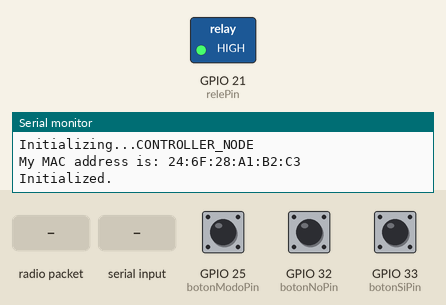
Recording of a sketch running on a simulated ESP32. Shown: switched loads named in the sketch (green lamp = pin HIGH), the last lines printed to the serial monitor. The inputs (shaded band) are chosen by the test bench; at power-on: GPIO 25 (botonModoPin) HIGH, GPIO 33 (botonSiPin) HIGH, GPIO 32 (botonNoPin) HIGH.

Above: at 1.2 s.
1.3 s: GPIO 25 (botonModoPin) pulled LOW for 1 s
3.8 s: radio packet "q" arrives
5.3 s: "q" received over Serial
7.0 s: GPIO 25 (botonModoPin) pulled LOW for 0.15 s
10.2 s: GPIO 33 (botonSiPin) pulled LOW for 1 s
At 11.7 s:
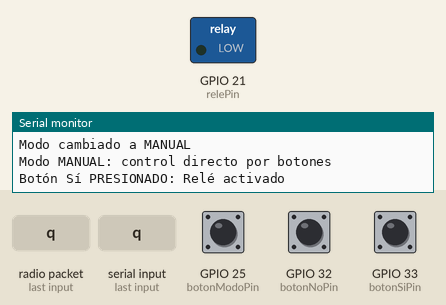
12.7 s: GPIO 32 (botonNoPin) pulled LOW for 1 s
At 13.7 s:
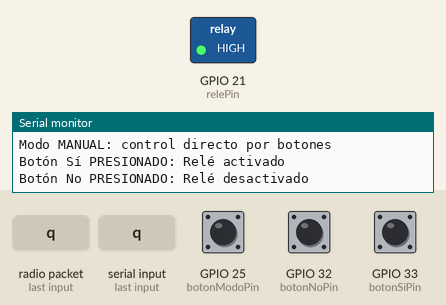
Timing chart, 0 to 15.7 s (numbered marks = the images above; inputs shaded):
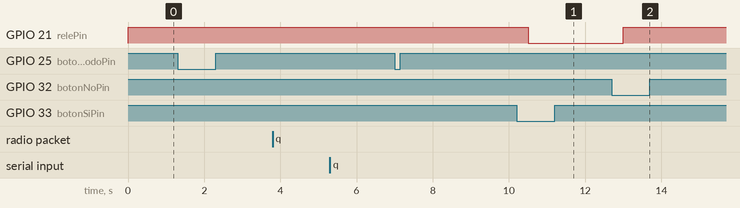

Measured:
- after the input at 10.2 s, GPIO 21 (relePin): HIGH → LOW after 0.31 s
- after the input at 12.7 s, GPIO 21 (relePin): LOW → HIGH after 0.31 s

The sketch:

espnow-master-full-esp32.ino
```cpp
#include <WiFi.h>
#include <esp_now.h>
#include <ArduinoJson.h>

#define MY_NAME         "CONTROLLER_NODE"
#define WIFI_CHANNEL    1

uint8_t receiverAddress[] = {0x08, 0xF9, 0xE0, 0x75, 0x90, 0x10};  // Reemplaza con la MAC del esclavo

// Estructuras de datos para el envío y recepción de datos
struct __attribute__((packed)) dataPacket {
  int state;
};

struct __attribute__((packed)) sensorDataPacket {
  float humedad;
  float temperatura;
  bool lluvia;
};

// Definimos los pines de los botones y del relé
#define botonModoPin 25  // GPIO 25
#define botonSiPin 33    // GPIO 33
#define botonNoPin 32    // GPIO 32
#define relePin 21       // GPIO 21

// Definimos los modos
enum Modo { AUTOMATICO, SEMIAUTOMATICO, MANUAL };
Modo modoActual = AUTOMATICO; // El modo por defecto será Automático

// Variables para almacenar el estado de los botones y el relé
int ultimoEstadoBotonModo = HIGH;
int ultimoEstadoBotonSi = HIGH;
int ultimoEstadoBotonNo = HIGH;
bool releEncendido = false;  // Estado del relé
bool sensorLluvia = false;   // Variable que almacena el estado de lluvia recibido

// Variables para controlar el temporizador de impresión
unsigned long ultimoTiempoImpresion = 0;
const unsigned long intervaloImpresion = 10000;  // 10 segundos

// Variable para el estado del LED en el esclavo
bool toggleState = false;  // Variable de estado para el toggle

void transmissionComplete(const uint8_t *receiver_mac, esp_now_send_status_t status) {
  if (status == ESP_NOW_SEND_SUCCESS) {
    Serial.println("Data sent successfully");
  } else {
    Serial.print("Error code: ");
    Serial.println(status);
  }
}

// Función para manejar la recepción de datos de los sensores
void dataReceived(const esp_now_recv_info_t *recvInfo, const uint8_t *data, int dataLength) {
  sensorDataPacket packet;
  memcpy(&packet, data, sizeof(packet));

  Serial.println();
  Serial.print("Received sensor data from: ");
  Serial.printf("%02X:%02X:%02X:%02X:%02X:%02X\n",
                recvInfo->src_addr[0], recvInfo->src_addr[1], recvInfo->src_addr[2],
                recvInfo->src_addr[3], recvInfo->src_addr[4], recvInfo->src_addr[5]);
  Serial.print("Humedad: ");
  Serial.print(packet.humedad);
  Serial.print("%  Temperatura: ");
  Serial.print(packet.temperatura);
  Serial.print(" °C  Lluvia: ");
  Serial.println(packet.lluvia ? "Si" : "No");

  // Actualizamos el valor de lluvia
  sensorLluvia = packet.lluvia;

  // En el modo Automático, controlamos el relé automáticamente
  if (modoActual == AUTOMATICO) {
    if (sensorLluvia) {
      releEncendido = true;
      Serial.println("Lluvia detectada, activando relé.");
    } else {
      releEncendido = false;
      Serial.println("No hay lluvia, desactivando relé.");
    }
    digitalWrite(relePin, releEncendido ? LOW : HIGH);  // Invertir lógica
  }
}

void setup() {
  Serial.begin(115200);
  Serial.println();
  Serial.print("Initializing...");
  Serial.println(MY_NAME);
  Serial.print("My MAC address is: ");
  Serial.println(WiFi.macAddress());

  WiFi.mode(WIFI_STA);
  WiFi.disconnect();

  if (esp_now_init() != ESP_OK) {
    Serial.println("ESP-NOW initialization failed");
    return;
  }

  esp_now_register_send_cb(transmissionComplete);
  esp_now_register_recv_cb(dataReceived);

  esp_now_peer_info_t peerInfo = {};
  memcpy(peerInfo.peer_addr, receiverAddress, 6);
  peerInfo.channel = WIFI_CHANNEL;
  peerInfo.encrypt = false;

  if (esp_now_add_peer(&peerInfo) != ESP_OK) {
    Serial.println("Failed to add peer");
    return;
  }

  Serial.println("Initialized.");

  // Configuración de los pines de los botones y del relé
  pinMode(botonModoPin, INPUT_PULLUP);
  pinMode(botonSiPin, INPUT_PULLUP);
  pinMode(botonNoPin, INPUT_PULLUP);
  pinMode(relePin, OUTPUT);
  digitalWrite(relePin, HIGH);  // Relé inicialmente apagado (invertir lógica)
}

void loop() {
  // Leemos el estado actual de los botones
  int estadoBotonModo = digitalRead(botonModoPin);
  int estadoBotonSi = digitalRead(botonSiPin);
  int estadoBotonNo = digitalRead(botonNoPin);

  // --- Cambio de modo al presionar el botón Modo ---
  if (estadoBotonModo == LOW && ultimoEstadoBotonModo == HIGH) {
    if (modoActual == AUTOMATICO) {
      modoActual = SEMIAUTOMATICO;
      Serial.println("Modo cambiado a SEMIAUTOMATICO");
    } else if (modoActual == SEMIAUTOMATICO) {
      modoActual = MANUAL;
      Serial.println("Modo cambiado a MANUAL");
    } else if (modoActual == MANUAL) {
      modoActual = AUTOMATICO;
      Serial.println("Modo cambiado a AUTOMATICO");
    }
  }

  ultimoEstadoBotonModo = estadoBotonModo;

  // --- Comportamiento según el modo actual ---
  if (millis() - ultimoTiempoImpresion >= intervaloImpresion) {
    // Ha pasado más de 10 segundos, imprimimos el estado actual
    if (modoActual == AUTOMATICO) {
      Serial.println("Modo AUTOMATICO: control automático");
    }
    else if (modoActual == SEMIAUTOMATICO) {
      Serial.println("Modo SEMIAUTOMATICO: esperando decisión del usuario");
    }
    else if (modoActual == MANUAL) {
      Serial.println("Modo MANUAL: control directo por botones");
    }
    ultimoTiempoImpresion = millis();
  }

  if (modoActual == SEMIAUTOMATICO) {
    // Modo semiautomático: el usuario decide si activar el relé
    if (sensorLluvia) {
      Serial.println("Lluvia detectada, esperando decisión del usuario");
      if (estadoBotonSi == LOW && ultimoEstadoBotonSi == HIGH) {
        releEncendido = true;
        Serial.println("Botón Sí PRESIONADO: Relé activado");
      }
      if (estadoBotonNo == LOW && ultimoEstadoBotonNo == HIGH) {
        releEncendido = false;
        Serial.println("Botón No PRESIONADO: Relé desactivado");
      }
      digitalWrite(relePin, releEncendido ? LOW : HIGH);  // Invertir lógica
    }
  }
  else if (modoActual == MANUAL) {
    // Modo manual: los botones Sí y No controlan directamente el relé
    if (estadoBotonSi == LOW && ultimoEstadoBotonSi == HIGH) {
      releEncendido = true;
      Serial.println("Botón Sí PRESIONADO: Relé activado");
    }
    if (estadoBotonNo == LOW && ultimoEstadoBotonNo == HIGH) {
      releEncendido = false;
      Serial.println("Botón No PRESIONADO: Relé desactivado");
    }
    digitalWrite(relePin, releEncendido ? LOW : HIGH);  // Invertir lógica
  }

  // Guardamos el estado actual de los botones Sí y No como último estado
  ultimoEstadoBotonSi = estadoBotonSi;
  ultimoEstadoBotonNo = estadoBotonNo;

  // --- Manejo de entrada serial para controlar el LED en el esclavo ---
  if (Serial.available()) {
    char input = Serial.read();   // Leer el carácter
    if (input == 'q' || input == 'Q') {   // Si se presiona 'q' o 'Q'
      toggleState = !toggleState;  // Cambiar el estado de toggle
      dataPacket packet;
      packet.state = toggleState ? 1 : 0;  // Encender (1) o apagar (0) según el estado de toggle
      esp_now_send(receiverAddress, (uint8_t *)&packet, sizeof(packet));  // Enviar datos por ESP-NOW
      Serial.print("Enviando comando para ");
      Serial.println(toggleState ? "ENCENDER" : "APAGAR");
      Serial.println("el LED en el esclavo");
    }
  }

  delay(500);
}
```
